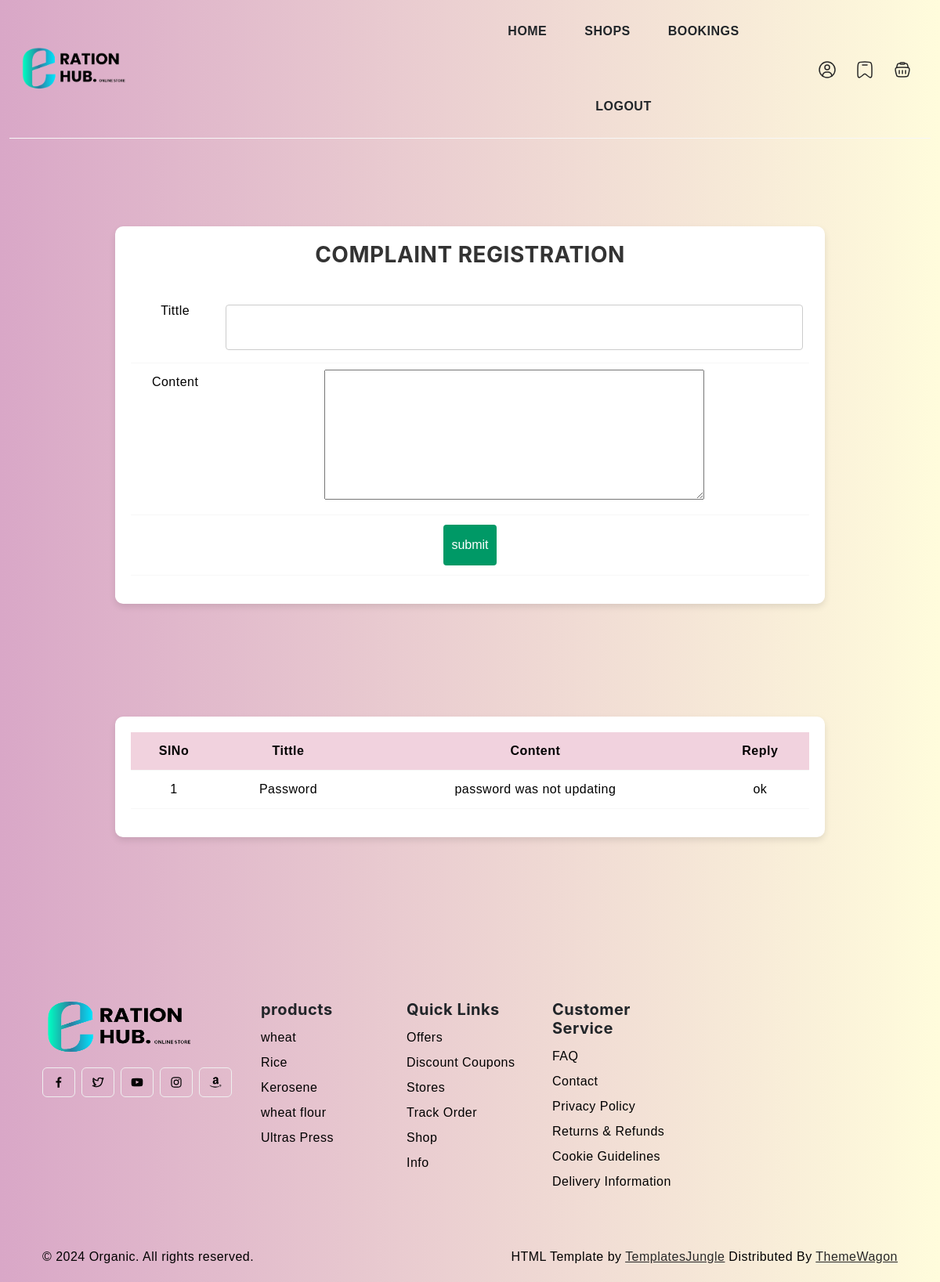
/Project/User/Complaint.php, run on an earlier commit of the app's database.
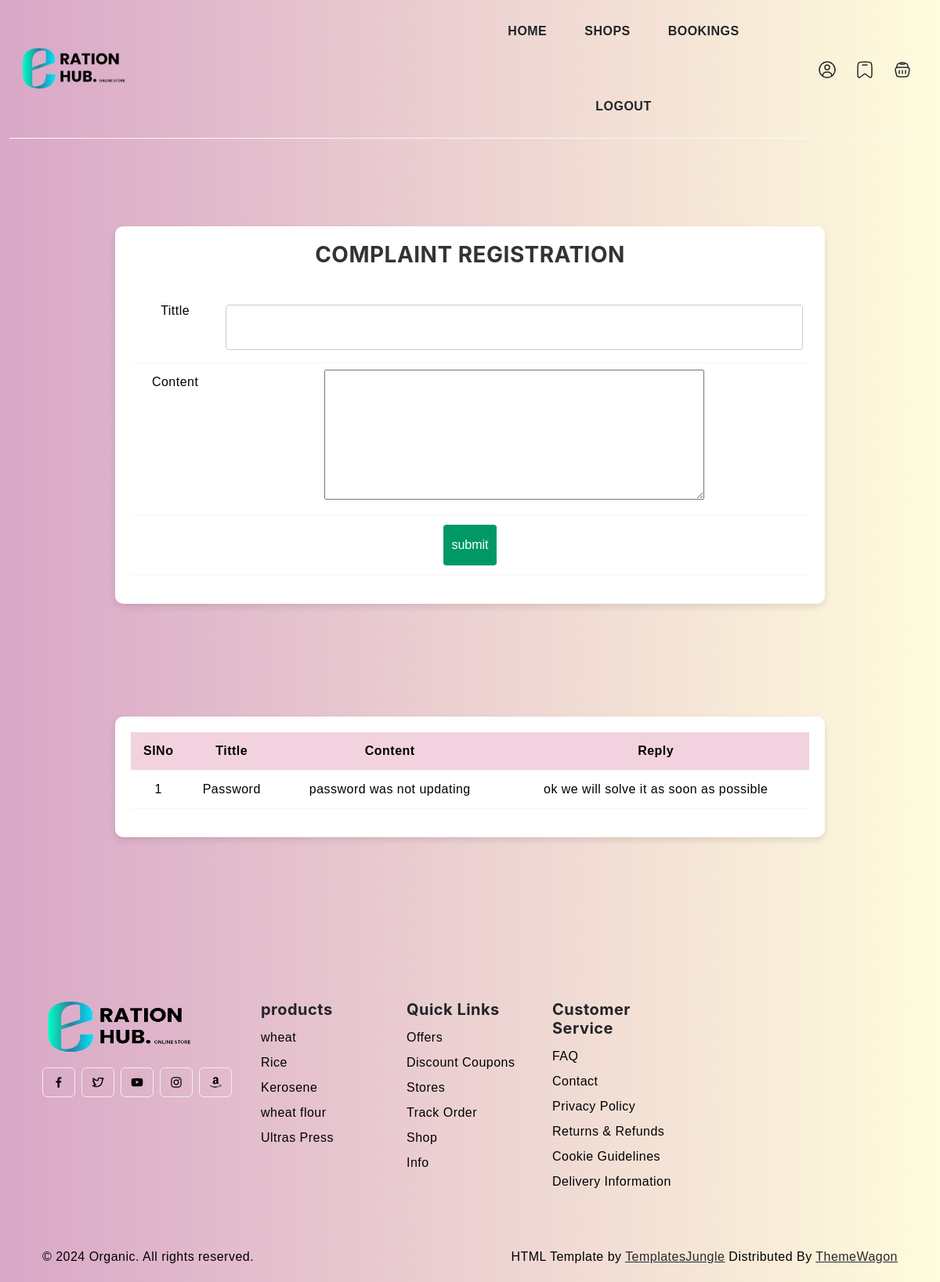
And on a later commit of the database.
### tables this page shows
CREATE TABLE `tbl_complaint` (
  `complaint_id` int(11) NOT NULL,
  `complaint_title` varchar(60) NOT NULL,
  `complaint_content` varchar(100) NOT NULL,
  `complaint_reply` varchar(200) NOT NULL,
  `user_id` int(11) NOT NULL
);

### Project/User/Complaint.php (the view, shortened to what this page needs)
<?PHP
include("../Assets/Connection/Connection.php");
include("Head.php");
?>
<!DOCTYPE html PUBLIC "-//W3C//DTD XHTML 1.0 Transitional//EN" "http://www.w3.org/TR/xhtml1/DTD/xhtml1-transitional.dtd">
<html xmlns="http://www.w3.org/1999/xhtml">
<head>
</head>
<body>
<div class="container mt-5">
    <div class="row justify-content-center">
        <div class="col-md-10">
            <div class="table-wrapper">
             <form id="form1" name="form1" method="post" action="">
                <h3 align="center">Complaint Registration</h3>
                <table class="table table-hover">
                    <tr>
                      <td>Tittle</td>
                      <td>
                        <input type="text" name="txt_tittle" required/>
                      </td>
                    </tr>
                    <tr>
                      <td>Content</td>
                      <td>
                        <textarea  name="txt_content" cols="50" rows="5" required></textarea>
                      </td>
                    </tr>
                    <tr>
                      <td colspan="2" align="center">
                          <input type="submit" name="btn_sub" value="submit" />
                      </td>
                      </tr>
                </table>
      </div>
    </div>
  </div>
</div>
 <br />
 <br />
 <br />
 <div class="container mt-5">
    <div class="row justify-content-center">
        <div class="col-md-10">
            <div class="table-wrapper">
                <table class="table table-hover">
                <thead class="thead-light">
                    <tr>
                      <th>SlNo</th>
                      <th>Tittle</th>
                      <th>Content</th>
                      <th>Reply</th>
                    </tr>
                  </thead>
                  <tbody>
                        <?php
                        $selQry = "select *from tbl_complaint";
                        $result = $Con -> query($selQry);
                        $i = 0;
                        while($data = $result->fetch_assoc())
                        {
                          $i++;
                        ?>
                      <tr>
                      <td><?php echo $i ?></td>
                      <td><?php echo $data['complaint_title'] ?></td>
                      <td><?php echo $data['complaint_content'] ?></td>
                      <td><?php echo $data['complaint_reply'] ?></td>
                      </tr>
                        <?php
                  }
                ?>
                  </tbody>
              </table>
        </div>
    </div>
  </div>
</div>
</body>
</html>
<?php
include("Foot.php");
?>

What changed in the data, as far as the page shows it:
changed tbl_complaint "Password": complaint_reply "ok" → "ok we will solve it as soon as possible"
